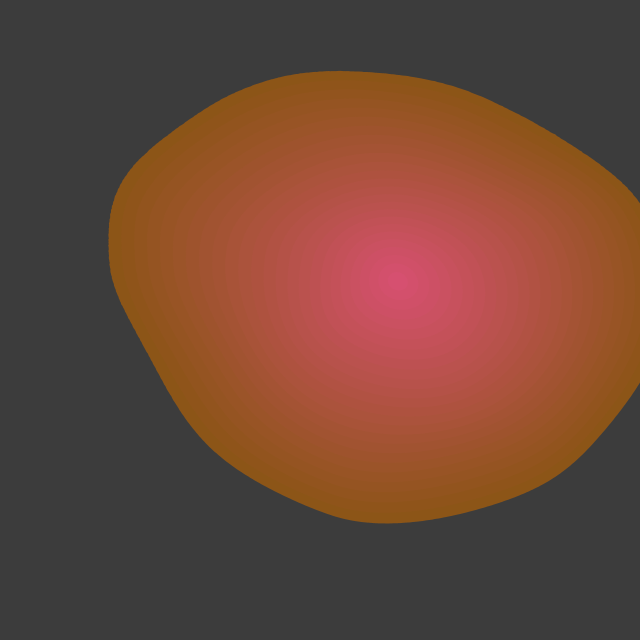
Frame 1 (no input)
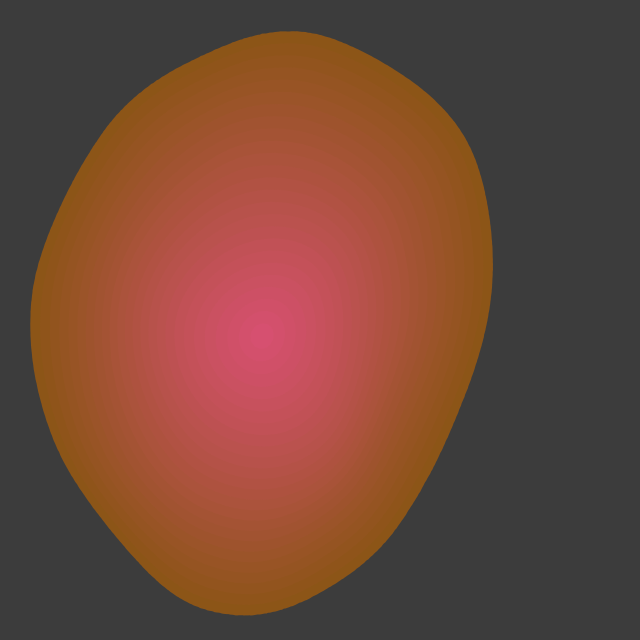
Frame 60 (the mouse pressed at the canvas centre just before this capture)
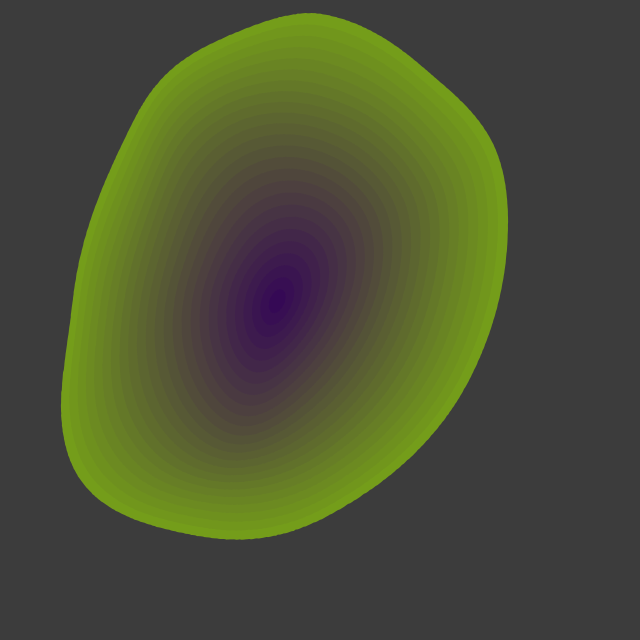
Frame 120 (the mouse held since frame 60 and released just before this capture)

The Processing sketch that drew these frames (run headless with seeded random() and noise(); from frame 60 on, the mouse is pressed at the canvas centre):

// Processing sketch: dancing_blog
// ── dancing_blog.pde
PVector offset1, offset2;
float scale = 0.001;
color c1, c2;

void setup(){
  size(640, 640);
  noStroke();
  offset1 = new PVector(random(1000), random(1000));
  offset2 = new PVector(random(10000), random(10000));
  mousePressed();
}

void mousePressed(){
  c1 = color(random(255), random(255), random(255));
  c2 = color(random(255), random(255), random(255));
}

void draw(){
  background(60);
  translate(width / 2, height / 2);
  for(float radious = 250; radious > 0; radious -= 10){
    fill(map(radious, 0, 250, red(c1), red(c2)),
         map(radious, 0, 250, green(c1), green(c2)),
         map(radious, 0, 250, blue(c1), blue(c2)));
    beginShape();
    for(float angle = 0; angle < 360; angle += 0.5){
      float radian = radians(angle);  
      float x = radious * cos(radian);
      float y = radious * sin(radian);
      float nx = x + map(noise(x * scale + offset1.x, y * scale + offset1.y, frameCount * 0.015), 0, 1, -200, 200);
      float ny = y + map(noise(x * scale + offset2.x, y * scale + offset2.y, frameCount * 0.015), 0, 1, -200, 200);
      vertex(nx, ny);
    }
    endShape(CLOSE);
  }
}
